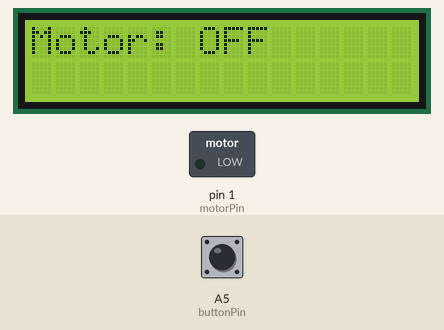
This sketch was run on a simulated Arduino Uno, built with avr-gcc and run on an emulated ATmega328P. Parts: 16×2 character LCD, switched loads named in the sketch (green lamp = pin HIGH). The test bench sets the inputs (shaded band); at power-on: A5 (buttonPin) HIGH.

Above: at 1.2 s.
1.3 s: A5 (buttonPin) pulled LOW for 0.15 s
At 2.2 s:
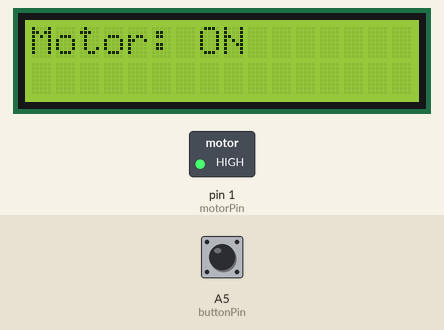
2.9 s: A5 (buttonPin) pulled LOW for 1 s
At 3.4 s:
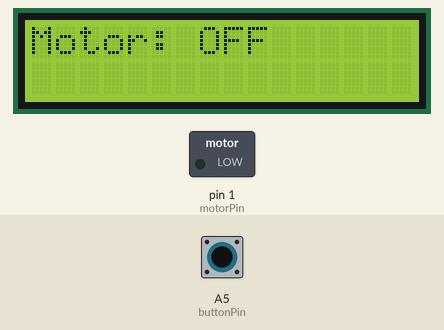
5.4 s: A5 (buttonPin) pulled LOW for 3.2 s
At 6.5 s:
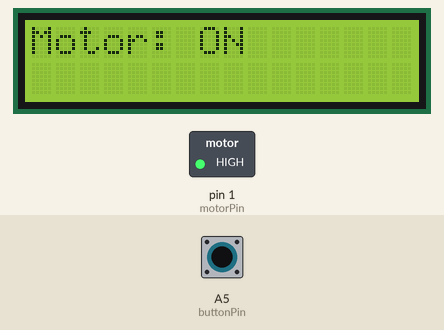
Timing chart, 0 to 8.4 s (numbered marks = the images above; inputs shaded):
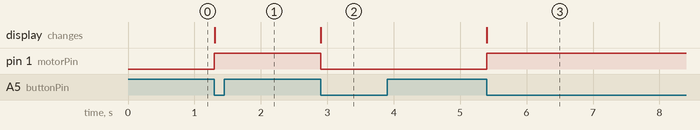

Measured:
- after the input at 1.3 s, pin 1 (motorPin): LOW → HIGH at once; the display: changes at once (image 1)
- after the input at 2.9 s, pin 1 (motorPin): HIGH → LOW at once; the display: changes at once (image 2)
- after the input at 5.4 s, pin 1 (motorPin): LOW → HIGH at once; the display: changes at once (image 3)

The sketch:

dcmotor.ino
```cpp
#include <LiquidCrystal.h>

// LCD Display setup
const int rs = 12, en = 11, d4 = 5, d5 = 4, d6 = 3, d7 = 2;
LiquidCrystal lcd(rs, en, d4, d5, d6, d7);
// Pin for the push button
const int buttonPin = A5;

// Pin for analog motor control
const int motorPin = 1;

// Variables
int motorState = 0;
int lastButtonState = HIGH;
int buttonState;

void setup() {
  lcd.begin(16, 2);
  pinMode(buttonPin, INPUT);
  analogWrite(motorPin, motorState); // Set initial motor state
  updateLCD();
}

void loop() {
  buttonState = digitalRead(buttonPin);

  if (buttonState != lastButtonState) {
    if (buttonState == LOW) {
      motorState = 255 - motorState; // Toggle motor state (0 to 255 and vice versa)
      analogWrite(motorPin, motorState);
      updateLCD();
    }
  }
  lastButtonState = buttonState;
}

void updateLCD() {
  lcd.clear();
  lcd.setCursor(0, 0);
  lcd.print("Motor: ");
  if (motorState == 0) {
    lcd.print("OFF");
  } else {
    lcd.print("ON");
}
}
```
